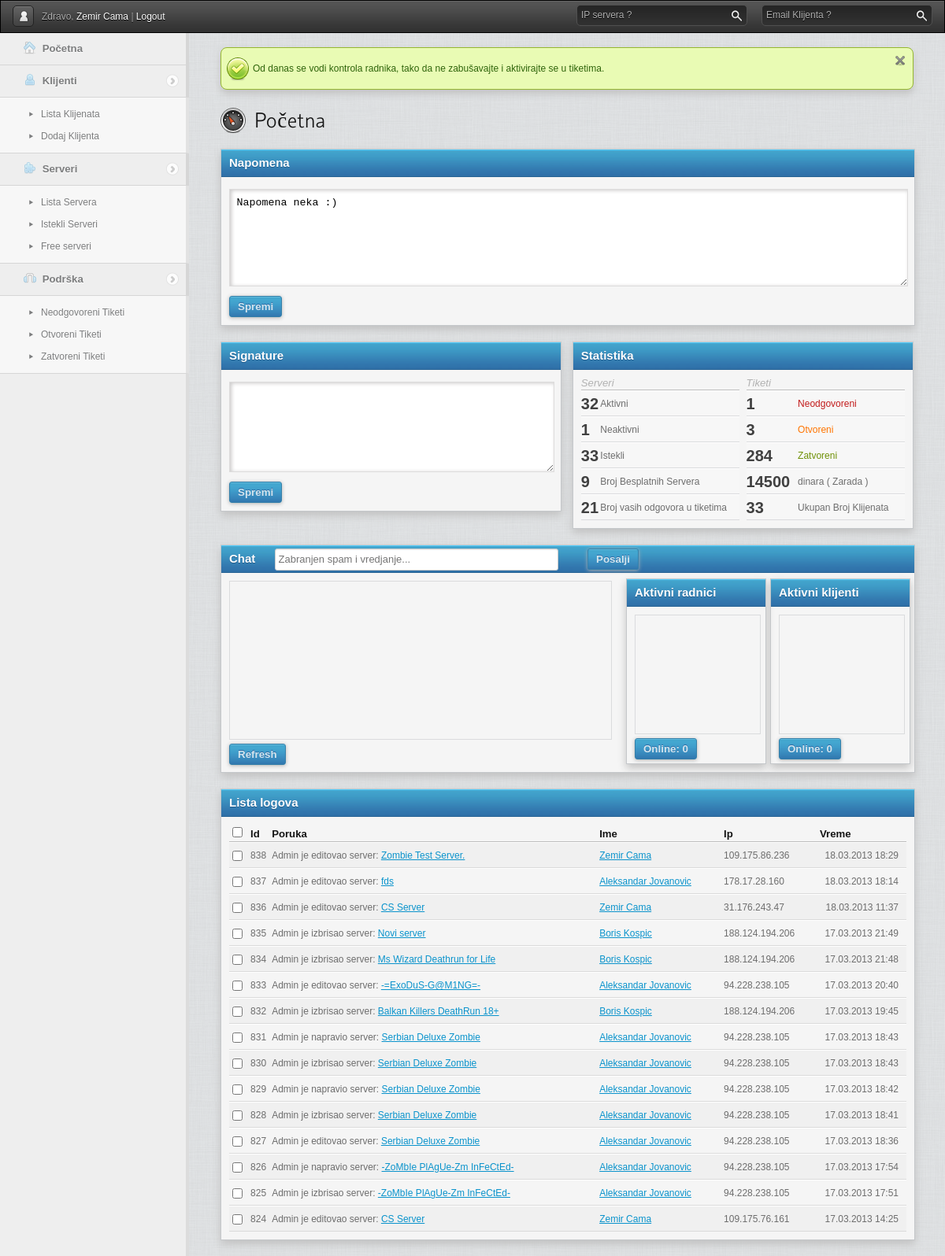
/gpanel/csafasfasfas/admin.php (signed in), run on the app's committed database.
### tables this page shows
CREATE TABLE `logovi` (
  `id` int(11) NOT NULL AUTO_INCREMENT,
  `clientid` int(11) DEFAULT NULL,
  `serverid` int(11) DEFAULT NULL,
  `boxid` int(11) DEFAULT NULL,
  `message` varchar(255) DEFAULT NULL,
  `name` varchar(255) DEFAULT NULL,
  `ip` varchar(255) DEFAULT NULL,
  `vreme` varchar(255) DEFAULT NULL,
  PRIMARY KEY (`id`)
);

### gpanel/includes/libs/sysplugins/smarty_internal_data.php (called while the page is built, shortened)
<?php
class Smarty_Internal_Data {
    public function getVariable($_variable, $_ptr = null, $search_parents = true, $error_enable = true)
    {
        if ($_ptr === null) {
            $_ptr = $this;
        } while ($_ptr !== null) {
            if (isset($_ptr->tpl_vars[$_variable])) {
                return $_ptr->tpl_vars[$_variable];
            }
            if ($search_parents) {
                $_ptr = $_ptr->parent;
            } else {
                $_ptr = null;
            }
        }
        if ($this->smarty->error_unassigned && $error_enable) {
            throw new SmartyException('Undefined Smarty variable "' . $_variable . '"');
        } else {
            return new Undefined_Smarty_Variable;
        }
    }
}
class Smarty_Variable {
    public function __construct ($value = null, $nocache = false, $scope = Smarty::SCOPE_LOCAL)
    {
        $this->value = $value;
    }
}
?>

### gpanel/cache/template_c/6321aaa599f21fcac973b1f249fda6155b039a20.file.admin.tpl.php (the view, shortened to what this page needs)
<?php if(!defined('SMARTY_DIR')) exit('no direct access allowed');
$_smarty_tpl->decodeProperties(array (
  'file_dependency' =>
  array (
    '6321aaa599f21fcac973b1f249fda6155b039a20' =>
    array (
      0 => 'template/admin.tpl',
      1 => 1440795680,
      2 => 'file',
    ),
  ),
  'nocache_hash' => '6578173005a51625fafe238-41910296',
  'function' =>
  array (
  ),
  'has_nocache_code' => false,
)); ?>
<div id="content">
<h1><img src="template/img/icons/dashboard.png" alt="" />Početna</h1>
<div class="bloc" style="float: left; width: 100%;">
 <div class="title">
        Napomena
    </div>
    <div class="content">
    <form action="" method="post">
        <div class="input textarea">
             <textarea name="napomena" id="textarea1" rows="7" cols="4"><?php echo $_smarty_tpl->getVariable('admin')->value['napomena'];?>
</textarea>
        </div>
        <div class="submit">
            <input type="submit" value="Spremi" />
        </div>
    </form>
    </div>
</div>
<div class="bloc left">
 <div class="title">
        Signature
    </div>
    <div class="content">
    <form action="" method="post">
        <div class="input textarea">
             <textarea name="signature" id="textarea1" rows="7" cols="4"><?php echo $_smarty_tpl->getVariable('admin')->value['signature'];?>
</textarea>
        </div>
        <div class="submit">
            <input type="submit" value="Spremi" />
        </div>
    </form>
    </div>
</div>
<div class="bloc right">
    <div class="title">
        Statistika
    </div>
    <div class="content">
        <div class="left">
            <table class="noalt">
                <thead>
                    <tr>
                        <th colspan="2"><em>Serveri</em></th>
                    </tr>
                </thead>
                <tbody>
                    <tr>
                        <td><h4><?php echo $_smarty_tpl->getVariable('aktivni_serveri')->value;?>
</h4></td>
                        <td>Aktivni</td>
                    </tr>
                    <tr>
                        <td><h4><?php echo $_smarty_tpl->getVariable('neaktivni_serveri')->value;?>
</h4></td>
                        <td>Neaktivni</td>
                    </tr>
                    <tr>
                        <td><h4><?php echo $_smarty_tpl->getVariable('istekli_serveri')->value;?>
</h4></td>
                        <td>Istekli</td>
                    </tr>
                     <tr>
                        <td><h4><?php echo $_smarty_tpl->getVariable('broj_besplatnih_servera')->value;?>
</h4></td>
                        <td>Broj Besplatnih Servera</td>
                    </tr>
					<tr>
						<td><h4><?php echo $_smarty_tpl->getVariable('broj_odgovora_admin')->value;?>
</h4></td>
						<td>Broj vasih odgovora u tiketima</td>
					</tr>
                </tbody>
            </table>
        </div>
        <div class="right">
            <table class="noalt">
                <thead>
                    <tr>
                        <th colspan="2"><em>Tiketi</em></th>
                    </tr>
                </thead>
                <tbody>
                    <tr>
                        <td><h4><?php echo $_smarty_tpl->getVariable('neodgovoreni_tiketi')->value;?>
</h4></td>
                        <td class="bad">Neodgovoreni</td>
                    </tr>
                    <tr>
                        <td><h4><?php echo $_smarty_tpl->getVariable('odgovoreni_tiketi')->value;?>
</h4></td>
                        <td class="neutral">Otvoreni</td>
                    </tr>
                    <tr>
                        <td><h4><?php echo $_smarty_tpl->getVariable('zatvoreni_tiketi')->value;?>
</h4></td>
                        <td class="good">Zatvoreni</td>
                    </tr>
                     <tr>
                        <td><h4><?php echo $_smarty_tpl->getVariable('zarada')->value;?>
</h4></td>
                        <td>dinara ( Zarada )</td>
                    </tr>
                     <tr>
                        <td><h4><?php echo $_smarty_tpl->getVariable('broj_klijenta')->value;?>
</h4></td>
                        <td>Ukupan Broj Klijenata</td>
                    </tr>
                </tbody>
            </table>
        </div>
    </div>
</div>
<div class="bloc" style="float: left; width:100%;">
                 <div class="title">
                    Chat <input type="text" placeholder="Zabranjen spam i vredjanje..." style="margin-left: 20px; margin-top: 3px;" id="chat_text" /> <div class="submit" style="margin-top: -40px; margin-left: 4px; margin-right: -4px;"><input class="btn btn-primary" type="button" value="Posalji" style="margin-top: 3px; float: right; margin-right: 40%;" onclick="Chat_Send()" /></div>
                </div>
                <div id="chat_main" class="content" style="float: left; padding: 0; margin: 0; width: 100%;">
                    <div id="chat_messages">
                        <ul></ul>
                    </div>
					<div class="submit" style="float: left;">
                        <input class="btn btn-primary" type="button" value="Refresh" style="margin: 5px 10px 5px 10px;" onclick="Refresh()" />
                    </div>
<div class="bloc right" style="margin-left: 5px; margin-top: -205px; margin-bottom: 10px; margin-right: 5px; width:20%;">
                 <div class="title">
				Aktivni klijenti
				</div>
                <div id="chat_main" class="content" style="float: left; padding: 0; margin: 0; width: 100%;">
					<div id="clanovi">
                        <ul></ul>
					</div>
					<div class="submit" id="klijenti">
                        <input class="btn btn-primary" type="button" value="Online: <?php echo $_smarty_tpl->getVariable('klijention')->value;?>
" style="margin: 5px 10px 5px 10px;" />
                    </div>
				</div>
</div>
<div class="bloc right" style="margin-top: -205px; width:20%;">
                 <div class="title">
				Aktivni radnici
				</div>
                <div id="chat_main" class="content" style="float: left; padding: 0; margin: 0; width: 100%;">
					<div id="onlinea">
                        <ul></ul>
					</div>
					<div class="submit" id="admini">
						<input class="btn btn-primary" type="button" value="Online: <?php echo $_smarty_tpl->getVariable('adminion')->value;?>
" style="margin: 5px 10px 5px 10px;" />
                    </div>
				</div>
</div>	</div>
</div>
<div class="bloc" style="float: left; width: 100%;">
    <div class="title">
        Lista logova
    </div>
    <div class="content">
        <table>
            <thead>
                <tr>
                    <th><input type="checkbox" class="checkall"/></th>
                    <th>Id</th>
                    <th>Poruka</th>
                    <th>Ime</th>
                    <th>Ip</th>
                    <th style="width: 110px;">Vreme</th>
                </tr>
            </thead>
            <tbody>
            <?php  $_smarty_tpl->tpl_vars['log'] = new Smarty_Variable;
 $_from = $_smarty_tpl->getVariable('logovi')->value; if (!is_array($_from) && !is_object($_from)) { settype($_from, 'array');}
if ($_smarty_tpl->_count($_from) > 0){
    foreach ($_from as $_smarty_tpl->tpl_vars['log']->key => $_smarty_tpl->tpl_vars['log']->value){
?>
                <tr>
                    <td><input type="checkbox" /></td>
                    <td><?php echo $_smarty_tpl->tpl_vars['log']->value['id'];?>
</td>
                    <td><?php echo $_smarty_tpl->tpl_vars['log']->value['message'];?>
</td>
                    <td><a href="admin.php?page=klijenti&akcija=pregled&id=<?php echo $_smarty_tpl->tpl_vars['log']->value['clientid'];?>
"><?php echo $_smarty_tpl->tpl_vars['log']->value['name'];?>
</a></td>
                    <td><?php echo $_smarty_tpl->tpl_vars['log']->value['ip'];?>
</td>
                    <td class="actions"><?php echo $_smarty_tpl->tpl_vars['log']->value['vreme'];?>
</td>
                </tr>
             <?php }} else { ?>
             <tr>
             <td colspan="6">Nema ni jednog klijenta</td>
             </tr>
             <?php } ?>
            </tbody>
        </table>
    </div>
</div>
</div>

### gpanel/cache/template_c/435d10930e41bb21c503ce88a0dfdada07016644.file.header.tpl.php (shortened to what this page needs)
<?php if(!defined('SMARTY_DIR')) exit('no direct access allowed');
$_smarty_tpl->decodeProperties(array (
  'file_dependency' =>
  array (
    '435d10930e41bb21c503ce88a0dfdada07016644' =>
    array (
      0 => 'template/header.tpl',
      1 => 1440795692,
      2 => 'file',
    ),
  ),
  'nocache_hash' => '8872469365a51625f985c49-26673148',
  'function' =>
  array (
  ),
  'has_nocache_code' => false,
)); ?>
<!DOCTYPE html>
<html>
    <head>
        <link rel="stylesheet" href="template/css/reset.css" />
        <link rel="stylesheet" href="template/css/style.css" />
        <link rel="stylesheet" href="template/css/jqueryui/jqueryui.css" />
        <link rel="stylesheet" href="template/js/jwysiwyg/jquery.wysiwyg.old-school.css" />
        <link rel="stylesheet" href="template/js/zoombox/zoombox.css" />
    </head>
    <body class="white" onload="Refresh()">
        <div id="head">
            <div class="left">
                <a href="admin.php?page=profile" class="button profile"><img src="template/img/icons/huser.png" alt="" /></a>
                Zdravo,
                <a href="admin.php?page=profile"><?php echo $_smarty_tpl->getVariable('admin')->value['fname'];?>
 <?php echo $_smarty_tpl->getVariable('admin')->value['lname'];?>
</a>
                |
                <a href="../logout.php?admin=yes">Logout</a>
            </div>
            <div style="float:right; margin-right: 250px;">
                <form action="" id="search" method="post" class="search placeholder">
                    <label>IP servera ?</label>
                    <input type="text" value="" name="qq" class="text"/>
                    <input type="submit" value="rechercher" class="submit"/>
                </form>
            </div>
            <div class="right">
                <form action="" id="search" method="post" class="search placeholder">
                    <label>Email Klijenta ?</label>
                    <input type="text" value="" name="q" class="text"/>
                    <input type="submit" value="rechercher" class="submit"/>
                </form>
            </div>
        </div>
        <div id="sidebar">
            <ul>
                <li class="nosubmenu">
                    <a href="admin.php">
                        <img src="template/img/icons/menu/home.png" alt="" />
                        Početna
                    </a>
                </li>
                 <li><a href="#"><img src="template/img/icons/menu/client.png" alt="" /> Klijenti</a>
                    <ul>
                                                <li><a href="admin.php?page=klijenti&akcija=lista">Lista Klijenata</a></li>
                                                <li><a href="admin.php?page=klijenti&akcija=dodaj">Dodaj Klijenta</a></li>
                    </ul>
                </li>
<li><a href="#"><img src="template/img/icons/menu/server.png" alt="" /> Serveri</a>
                    <ul>
                                                <li><a href="admin.php?page=serveri&akcija=lista">Lista Servera</a></li>
                                                <li><a href="admin.php?page=serveri&akcija=lista&istekli=1">Istekli Serveri</a></li>
												<li><a href="admin.php?page=serveri&akcija=listaa&free=1">Free serveri</a></li>
                    </ul>
                </li>
                <li><a href="#"><img src="template/img/icons/menu/support.png" alt="" /> Podrška</a>
                    <ul>
                    	<li><a href="admin.php?page=podrska&status=Neodgovoren"><span>Neodgovoreni Tiketi</span></a></li>
                        <li><a href="admin.php?page=podrska&status=Otvoren"><span>Otvoreni Tiketi</span></a></li>
                        <li><a href="admin.php?page=podrska&status=Zatvoren"><span>Zatvoreni Tiketi</span></a></li>
                    </ul>
                </li>
            </ul>
        </div>
<div id="content" style="padding: 0; margin: 28px 40px -40px 280px;">
<br />
<div class="notiff success bloc">
	Od danas se vodi kontrola radnika, tako da ne zabušavajte i aktivirajte se u tiketima.
	<a class="close" href="#"></a>
</div>
</div>

### data on the page
logovi: id "838", message "Admin je editovao server: Zombie Test Server.", name "Zemir Cama", ip "109.175.86.236", vreme "18.03.2013 18:29"
logovi: id "837", message "Admin je editovao server: fds", name "Aleksandar Jovanovic", ip "178.17.28.160", vreme "18.03.2013 18:14"
logovi: id "836", message "Admin je editovao server: CS Server", name "Zemir Cama", ip "31.176.243.47", vreme "18.03.2013 11:37"
logovi: id "835", message "Admin je izbrisao server: Novi server", name "Boris Kospic", ip "188.124.194.206", vreme "17.03.2013 21:49"
logovi: id "834", message "Admin je izbrisao server: Ms Wizard Deathrun for Life", name "Boris Kospic", ip "188.124.194.206", vreme "17.03.2013 21:48"
logovi: id "833", message "Admin je editovao server: -=ExoDuS-G@M1NG=-", name "Aleksandar Jovanovic", ip "94.228.238.105", vreme "17.03.2013 20:40"
logovi: id "832", message "Admin je izbrisao server: Balkan Killers DeathRun 18+", name "Boris Kospic", ip "188.124.194.206", vreme "17.03.2013 19:45"
logovi: id "831", message "Admin je napravio server: Serbian Deluxe Zombie", name "Aleksandar Jovanovic", ip "94.228.238.105", vreme "17.03.2013 18:43"
logovi: id "830", message "Admin je izbrisao server: Serbian Deluxe Zombie", name "Aleksandar Jovanovic", ip "94.228.238.105", vreme "17.03.2013 18:43"
logovi: id "829", message "Admin je napravio server: Serbian Deluxe Zombie", name "Aleksandar Jovanovic", ip "94.228.238.105", vreme "17.03.2013 18:42"
logovi: id "828", message "Admin je izbrisao server: Serbian Deluxe Zombie", name "Aleksandar Jovanovic", ip "94.228.238.105", vreme "17.03.2013 18:41"
logovi: id "827", message "Admin je editovao server: Serbian Deluxe Zombie", name "Aleksandar Jovanovic", ip "94.228.238.105", vreme "17.03.2013 18:36"
logovi: id "826", message "Admin je napravio server: -ZoMbIe PlAgUe-Zm InFeCtEd-", name "Aleksandar Jovanovic", ip "94.228.238.105", vreme "17.03.2013 17:54"
logovi: id "825", message "Admin je izbrisao server: -ZoMbIe PlAgUe-Zm InFeCtEd-", name "Aleksandar Jovanovic", ip "94.228.238.105", vreme "17.03.2013 17:51"
logovi: id "824", message "Admin je editovao server: CS Server", name "Zemir Cama", ip "109.175.76.161", vreme "17.03.2013 14:25"

### other printed values
$_smarty_tpl->getVariable('admin')->value['fname'] "Zemir"
$_smarty_tpl->getVariable('admin')->value['lname'] "Cama"
$_smarty_tpl->getVariable('aktivni_serveri')->value "32"
$_smarty_tpl->getVariable('neaktivni_serveri')->value "1"
$_smarty_tpl->getVariable('istekli_serveri')->value "33"
$_smarty_tpl->getVariable('broj_besplatnih_servera')->value "9"
$_smarty_tpl->getVariable('broj_odgovora_admin')->value "21"
$_smarty_tpl->getVariable('neodgovoreni_tiketi')->value "1"
$_smarty_tpl->getVariable('odgovoreni_tiketi')->value "3"
$_smarty_tpl->getVariable('zatvoreni_tiketi')->value "284"
$_smarty_tpl->getVariable('zarada')->value "14500"
$_smarty_tpl->getVariable('broj_klijenta')->value "33"
